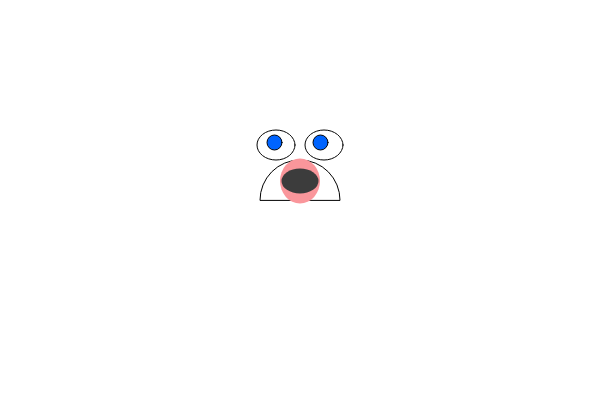
Frame 1 (no input)
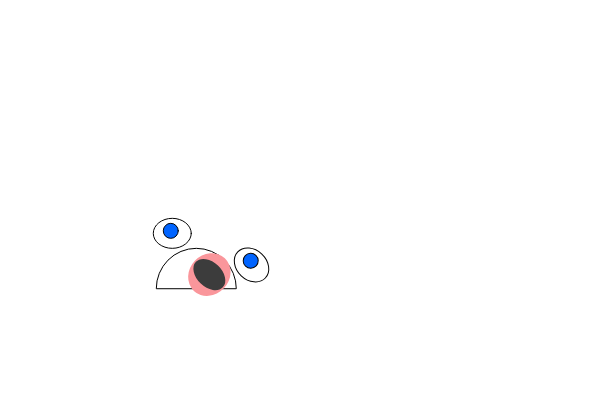
Frame 60 (no input)
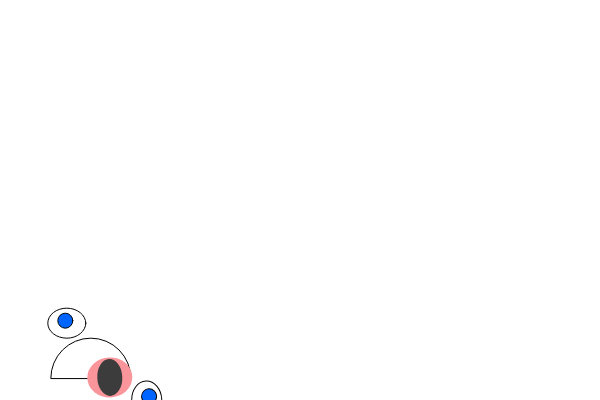
Frame 120 (the mouse pressed at the canvas centre since frame 60)

The p5.js sketch that drew these frames (run headless with seeded random() and noise() and a simulated clock; from frame 60 on, the mouse is pressed at the canvas centre):

// p5.js sketch
// ── sketch.js
  
  var ball; 


  function setup() {
    createCanvas(600, 400);
    
    ball = new Ball(width / 2, height/2, random(-.03, .03));
    

  }

  function draw() {

    background(255);
    ball.render();
    ball.update();
    ball.bounce();


  }
// ── ball.js
function Ball(tempX, tempY, tempRotSpeed) {

  this.x = tempX;
  this.y = tempY;
  this.rotSpeed = tempRotSpeed;

  this.rot = 0;
  this.xDir = random(-3, 3);
  this.yDir = random(-3, 3);

  this.render = function() {
    push();
    translate(this.x, this.y);


   
    arc(0, 0, 80, 80, PI, TWO_PI, CHORD);


    stroke(5);
    fill(255);
    ellipseMode(CORNERS); //left eyeball
    ellipse(-43, -40, -5, -70);
    fill(0, 100, 255);
    ellipseMode(CORNER); //left iris
    ellipse(-33, -65, 15, 15); //end left eyeball
 rotate(this.rot);
    fill(255);
    ellipseMode(CORNERS); //right eyeball
    ellipse(43, -40, 5, -70);
    fill(0, 100, 255);
    ellipseMode(CORNER); //right iris
    ellipse(13, -65, 15, 15); //end right eyeball



    fill(250, 150, 155); //lips begin
    noStroke();
    ellipseMode(CENTER);
    ellipse(0, -19, 40, 45); //lips end

    fill(60) //mouth begin
    noStroke();
    ellipseMode(CENTER);
    ellipse(0, -19, 37, 25); //mouth end

    // noFill();
    // stroke(220, 102, 182);
    // strokeWeight(7);
    // // bezier(285, 203, 280, 218, 295, 248, 280, 258);
    // bezier(xPos-65, yPos+3, xPos-90, yPos+10, xPos-35, yPos+40, xPos-51, yPos+48);
    // bezier(xPos-35, yPos+3, xPos-10, yPos+25, xPos-55, yPos+30, xPos-30, yPos+48);
    // bezier(xPos+65, yPos+3, xPos+30, yPos+10, xPos+71, yPos+40, xPos+55, yPos+48);
    // bezier(xPos+35, yPos+3, xPos+10, yPos+25, xPos+55, yPos+30, xPos+30, yPos+48);
    // bezier(xPos, yPos+6, xPos-15, yPos+7, xPos+15, yPos+25, xPos-1, yPos+44);



    //  rectMode(CENTER);
    // rect(0, 0, 50, 50);



    pop();
  }

  this.update = function() {
    this.x += this.xDir;
    this.y += this.yDir;

    this.rot += this.rotSpeed;

  }

  this.bounce = function() {
    if (this.x > width || this.x < 0) {
      this.xDir *= -1;
    }

    if (this.y > height || this.y < 0) {
      this.yDir *= -1;
    }
  }

}
